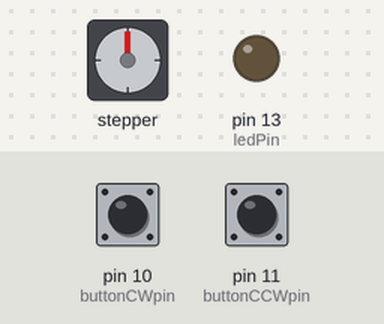
Simulated run of this sketch. Board: Arduino Uno, built with avr-gcc and run on an emulated ATmega328P. Parts: stepper motor, output pins drawn as LEDs (lit = HIGH). Wiring (inferred from the names in the program): stepper motor driver (200 steps per turn assumed): step pin 8; direction pin 9. Inputs (shaded band) come from the test bench; at power-on: pin 10 (buttonCWpin) HIGH, pin 11 (buttonCCWpin) HIGH. Pins used as bus, display or sensor lines are not drawn; what the sketch prints to the serial monitor is not drawn.

Above: at 1.2 s.
1.3 s: pin 10 (buttonCWpin) pulled LOW for 1 s
At 3.4 s:
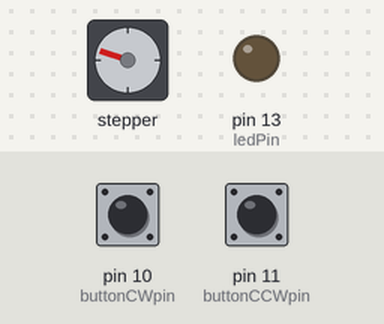
3.8 s: pin 11 (buttonCCWpin) pulled LOW for 3.2 s
At 8.1 s:
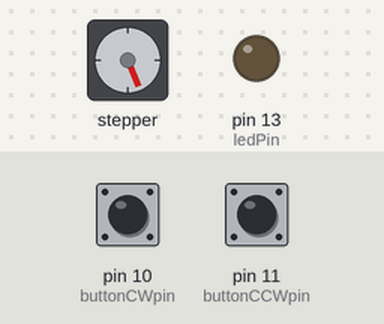
8.5 s: pin 11 (buttonCCWpin) pulled LOW for 0.15 s
At 9.8 s:
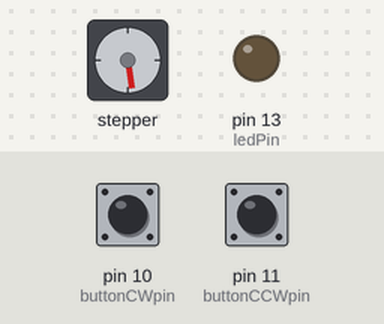
10.1 s: pin 10 (buttonCWpin) pulled LOW for 3.2 s
At 14.4 s:
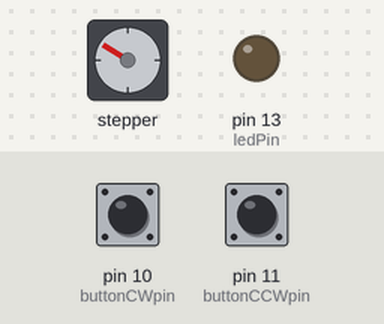
14.8 s: pin 10 (buttonCWpin) pulled LOW for 1 s
At 16.9 s:
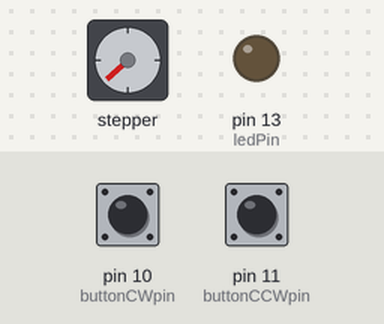
17.3 s: pin 10 (buttonCWpin) pulled LOW for 0.15 s
At 18.0 s:
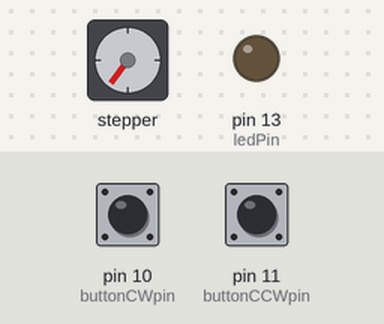
Timing chart, 0 to 19.9 s (numbered marks = the images above; inputs shaded):
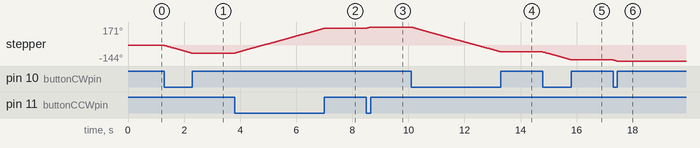

Measured:
- after the input at 1.3 s, stepper: turns 72° counter-clockwise in 0.98 s, starting at once
- after the input at 3.8 s, stepper: turns 230° clockwise in 3.2 s, starting at once
- after the input at 8.5 s, stepper: turns 13° clockwise in 0.15 s, starting at once
- after the input at 10.1 s, stepper: turns 230° counter-clockwise in 3.2 s, starting at once
- after the input at 14.8 s, stepper: turns 74° counter-clockwise in 1.0 s, starting at once
- after the input at 17.3 s, stepper: turns 11° counter-clockwise in 0.12 s, starting at once

The sketch:

mainCNC.ino
```cpp
// testing a stepper motor with a Pololu A4988 driver board or equivalent

// this version uses millis() to manage timing rather than delay()
// and the movement is determined by a pair of momentary push switches
// press one and it turns CW, press the other and it turns CCW

byte directionPin = 9;
byte stepPin = 8;

byte buttonCWpin = 10;
byte buttonCCWpin = 11;

boolean buttonCWpressed = false;
boolean buttonCCWpressed = false;

byte ledPin = 13;

unsigned long curMillis;
unsigned long prevStepMillis = 0;
unsigned long millisBetweenSteps = 25; // milliseconds

void setup() {

     Serial.begin(9600);
     Serial.println("Starting Stepper Demo with millis()");

     pinMode(directionPin, OUTPUT);
     pinMode(stepPin, OUTPUT);
     pinMode(ledPin, OUTPUT);

     pinMode(buttonCWpin, INPUT_PULLUP);
     pinMode(buttonCCWpin, INPUT_PULLUP);

}

void loop() {

    curMillis = millis();
    readButtons();
    actOnButtons();

}

void readButtons() {

    buttonCCWpressed = false;
    buttonCWpressed = false;

    if (digitalRead(buttonCWpin) == LOW) {
        buttonCWpressed = true;
    }
    if (digitalRead(buttonCCWpin) == LOW) {
        buttonCCWpressed = true;
    }
}

void actOnButtons() {
    if (buttonCWpressed == true) {
        digitalWrite(directionPin, LOW);
        singleStep();
    }
    if (buttonCCWpressed == true) {
        digitalWrite(directionPin, HIGH);
        singleStep();
    }
}

void singleStep() {
    if (curMillis - prevStepMillis >= millisBetweenSteps) {
            // next 2 lines changed 28 Nov 2018
        //prevStepMillis += millisBetweenSteps;
        prevStepMillis = curMillis;
        digitalWrite(stepPin, HIGH);
        digitalWrite(stepPin, LOW);
    }
}
```
